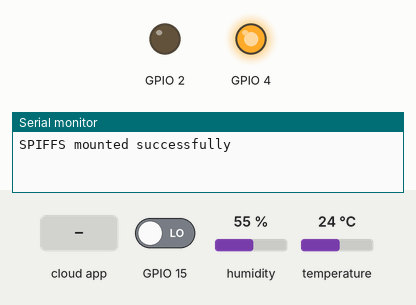
Recording of a sketch running on a simulated ESP32. On the bench: output pins drawn as LEDs (lit = HIGH), the last lines printed to the serial monitor. The inputs (shaded band) are chosen by the test bench; at power-on: GPIO 15 LOW, humidity 55 %, temperature 24 °C. WiFi joins after 1.5 s; servers stay silent unless stated; storage starts empty; the camera gives no picture; the Firebase database answers and starts empty.

Above: at 0.6 s.
At 4.6 s:
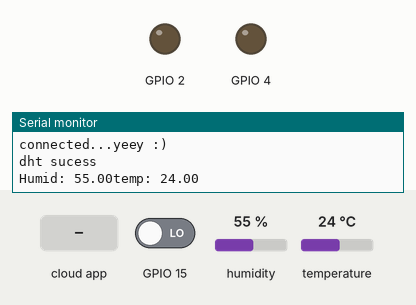
4.7 s: the phone or cloud app sets Trigger to 1
Timing chart, 0 to 7.7 s (numbered marks = the images above; inputs shaded):
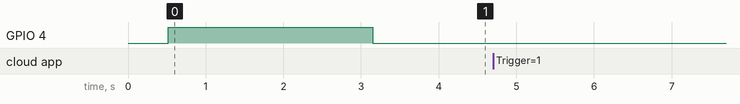

The sketch:

SmartCamera.ino
```cpp
#include"init.h"
#include <Arduino.h>
#include "FirebaseFunction.h"
#include "captureImage.h"

//Add max number of picutre
//Add return to 0 for count
#define uS_TO_S_FACTOR 1000000        /* Conversion factor for micro seconds to seconds */
#define TIME_TO_SLEEP 2              /* Time ESP32 will go to sleep for 5 minutes (in seconds) */


void setup() {
  pinMode(4,OUTPUT);
  pinMode(2,OUTPUT);
  pinMode(15,INPUT);
  digitalWrite(2,LOW);

  Serial.begin(115200);
  //---------------------------- Initalization -------------------------------------------
  initialization();

  startFirebase();

  startDHT();

  initCamera();
  //--------------------------- Setup Complete ---------------------------------------------
}
int timer = 0 ;
bool Read = 0;
RTC_DATA_ATTR unsigned int c = 0;
unsigned int previousT =   millis();
bool trigger = false;
bool BuzzerOn = true;
bool FlashOn = true;
bool lockMode = true;

void loop(){
  Read = digitalRead(15);
  if(Read ||(millis() - previousT >= 1000)){
  trigger = get_trigger();
  lockMode = get_status("lockMode");
  updateAliveStatus();
  sendDHT_Data();
  if(trigger || lockMode){

    //Serial.println(Read);
    //Serial.println(trigger);
    if (Read || trigger){
        BuzzerOn = get_status("Buzzer");
        FlashOn = get_status("Flash");
        digitalWrite(2,(Read || trigger) && BuzzerOn);
        digitalWrite(4,(Read|| trigger) && FlashOn);
      capturePhotoSaveSpiffs();
      //bool sendImageFailed = false;
      digitalWrite(4,false);

      //for (int i=0; i<5 && !sendImageFailed;i++ ){
      //  sendImageFailed =
      sendImage(c);
      //  delay(5000);
      //}


      c++;
      if(c > 50){
        c=0;
      }
//      esp_sleep_enable_timer_wakeup(TIME_TO_SLEEP * uS_TO_S_FACTOR); //go to sleep
//      Serial.println("Setup ESP32 to sleep for every " + String(TIME_TO_SLEEP) + " Seconds");
//      Serial.println("Going to sleep as normal now.");
//      esp_deep_sleep_start();

      digitalWrite(2,0);
    }
  }
  previousT = millis();
  }
}
```

FirebaseFunction.cpp
```cpp
#include "FirebaseFunction.h"
#include <Firebase_ESP_Client.h>
#include "addons/TokenHelper.h"
#include "addons/RTDBHelper.h"
#include <DHT.h>

DHT dht_sensor(DHT_SENSOR_PIN, DHT_SENSOR_TYPE);


//#include <time.h>
 FirebaseData fbdo;
 FirebaseAuth auth;
 FirebaseConfig config;
bool FirebaseStatus = false;

const char* photo_file = "/data/photo";
const char* extension = ".jpg";

void updateAliveStatus(){
  if(!get_status("CamStatus")){
    Firebase.RTDB.setBool(&fbdo, "test/CamStatus", true);
  }
}

void startDHT(){
    dht_sensor.begin();
    Serial.println("dht sucess");
}

bool startFirebase(){
  digitalWrite(4,HIGH);
    /* Assign the api key (required) */
  config.api_key = API_KEY;

  /* Assign the RTDB URL (required) */
  config.database_url = DATABASE_URL;
  auth.user.email = USER_EMAIL;
  auth.user.password = USER_PASSWORD;

  config.token_status_callback = tokenStatusCallback; //see addons/TokenHelper.h

  Firebase.begin(&config, &auth);
  Firebase.reconnectWiFi(true);
  uint8_t previousT =millis()/100;
  while(!FirebaseStatus){
    if(millis()-previousT*100>= 1000){
      FirebaseStatus = Firebase.RTDB.setBool(&fbdo, "test/CamStatus", true);
      previousT = millis()/100;
    }

  }
  Firebase.RTDB.allowMultipleRequests(true);
  digitalWrite(4,!FirebaseStatus); //Turn Off Flash Ligh
  return FirebaseStatus;
}

void sendDHT_Data(){
  dht_sensor.begin();
  float humi  = dht_sensor.readHumidity();
  float tempC = dht_sensor.readTemperature();
  Serial.println("Humid: "+ String(humi)+"temp: "+String(tempC));
  if ( isnan(tempC) || isnan(humi)) {
   humi = 0.0;
   tempC = 0.0;
  }
  if(!Firebase.RTDB.setFloat(&fbdo, "test/Humidity", humi) ||!Firebase.RTDB.setFloat(&fbdo, "test/Temperature", tempC)){
    Serial.println(fbdo.errorReason());
  }
}

bool get_status(const char* var){
  if (Firebase.RTDB.getBool(&fbdo, "/test/"+String(var))){
    return fbdo.to<bool>();
  }else{
    Serial.println(fbdo.errorReason());
    return false;
  }
}

bool get_trigger(){
  bool trigger = get_status("Trigger");
  if(trigger){
      Firebase.RTDB.setBool(&fbdo, "/test/Trigger",false);
  }
  return trigger;
}

bool sendImage(unsigned int counter){

    if (Firebase.ready()){
    Serial.print("Uploading picture... ");
    //time_t t = Firebase.getCurrentTime();
    //const char *str=ctime(&t);
    //snprintf(str, sizeof str, "%d,%02d,%02d_%02d:%02d:%02d",year(t),month(t),day(t),hour(t),minute(t),second(t));
    const char* filePath = (String(photo_file) + String(counter)+String(extension)).c_str();
    Serial.printf(filePath);
    //MIME type should be valid to avoid the download problem.
    //The file systems for flash and SD/SDMMC can be changed in FirebaseFS.h.
    if (Firebase.Storage.upload(&fbdo, STORAGE_BUCKET_ID /* Firebase Storage bucket id */, FILE_PHOTO /* path to local file */, mem_storage_type_flash /* memory storage type, mem_storage_type_flash and mem_storage_type_sd */, filePath /* path of remote file stored in the bucket */, "image/jpeg" /* mime type */)){
      Serial.printf("\nDownload URL: %s\n", fbdo.downloadURL().c_str());
      Firebase.RTDB.setInt(&fbdo, "test/count", counter);
    }
    else{
      Serial.println(fbdo.errorReason());
      //Firebase.RTDB.end(&fbdo);
      return false;
    }
    return true;
  }
}
```

FirebaseFunction.h
```cpp
#ifndef FIREBASEFUNCTION_H
#define FIREBASEFUNCTION_H


#define API_KEY "AIzaSyDNE_baNdoY1RaQtWiG_esWYr4e8aOFHKo"
#define DATABASE_URL "https://smartcamus-default-rtdb.firebaseio.com/"
#define STORAGE_BUCKET_ID "smartcamus.appspot.com"
#define USER_EMAIL "lychheang008@gmail.com"
#define USER_PASSWORD "123456"
#define FILE_PHOTO "/data/photo.jpg"

#define DHT_SENSOR_PIN  14
#define DHT_SENSOR_TYPE DHT22


void startDHT();
bool startFirebase();
bool sendImage(unsigned int counter);
bool get_status(const char* var);
bool get_trigger();
void updateAliveStatus();
void sendDHT_Data();

#endif
```

captureImage.cpp
```cpp
#include "captureImage.h"
bool checkPhoto( fs::FS &fs ) {
  File f_pic = fs.open( FILE_PHOTO );
  unsigned int pic_sz = f_pic.size();
  return ( pic_sz > 100 );
}

void capturePhotoSaveSpiffs( void ) {
  camera_fb_t * fb = NULL; // pointer
  bool ok = 0; // Boolean indicating if the picture has been taken correctly
  do {
    // Take a photo with the camera
    Serial.println("Taking a photo...");

    fb = esp_camera_fb_get();
    if (!fb) {
      Serial.println("Camera capture failed");
      return;
    }
    // Photo file name
    Serial.printf("Picture file name: %s\n", FILE_PHOTO);
    File file = SPIFFS.open(FILE_PHOTO, FILE_WRITE);
    // Insert the data in the photo file
    if (!file) {
      Serial.println("Failed to open file in writing mode");
    }
    else {
      file.write(fb->buf, fb->len); // payload (image), payload length
      Serial.print("The picture has been saved in ");
      Serial.print(FILE_PHOTO);
      Serial.print(" - Size: ");
      Serial.print(file.size());
      Serial.println(" bytes");
    }
    // Close the file
    file.close();
    esp_camera_fb_return(fb);

    // check if file has been correctly saved in SPIFFS
    ok = checkPhoto(SPIFFS);
  } while ( !ok );
}

void initCamera(){
 // OV2640 camera module
  camera_config_t config;
  config.ledc_channel = LEDC_CHANNEL_0;
  config.ledc_timer = LEDC_TIMER_0;
  config.pin_d0 = Y2_GPIO_NUM;
  config.pin_d1 = Y3_GPIO_NUM;
  config.pin_d2 = Y4_GPIO_NUM;
  config.pin_d3 = Y5_GPIO_NUM;
  config.pin_d4 = Y6_GPIO_NUM;
  config.pin_d5 = Y7_GPIO_NUM;
  config.pin_d6 = Y8_GPIO_NUM;
  config.pin_d7 = Y9_GPIO_NUM;
  config.pin_xclk = XCLK_GPIO_NUM;
  config.pin_pclk = PCLK_GPIO_NUM;
  config.pin_vsync = VSYNC_GPIO_NUM;
  config.pin_href = HREF_GPIO_NUM;
  config.pin_sscb_sda = SIOD_GPIO_NUM;
  config.pin_sscb_scl = SIOC_GPIO_NUM;
  config.pin_pwdn = PWDN_GPIO_NUM;
  config.pin_reset = RESET_GPIO_NUM;
  config.xclk_freq_hz = 20000000;
  config.pixel_format = PIXFORMAT_JPEG;

  if (psramFound()) {
    config.frame_size = FRAMESIZE_UXGA;
    config.jpeg_quality = 10;
    config.fb_count = 2;
  } else {
    config.frame_size = FRAMESIZE_SVGA;
    config.jpeg_quality = 12;
    config.fb_count = 1;
  }
  // Camera init
  esp_err_t err = esp_camera_init(&config);
  if (err != ESP_OK) {
    Serial.printf("Camera init failed with error 0x%x", err);
    ESP.restart();
  }
}
```

captureImage.h
```cpp
#ifndef CAPTUREIMAGE_H
#define CAPTUREIMAGE_H

#include "esp_camera.h"
#include "Arduino.h"
#include "soc/soc.h"           // Disable brownout problems
#include "soc/rtc_cntl_reg.h"  // Disable brownout problems
#include "driver/rtc_io.h"
#include <SPIFFS.h>
#include <FS.h>
#define FILE_PHOTO "/data/photo.jpg"

#define PWDN_GPIO_NUM     32
#define RESET_GPIO_NUM    -1
#define XCLK_GPIO_NUM      0
#define SIOD_GPIO_NUM     26
#define SIOC_GPIO_NUM     27
#define Y9_GPIO_NUM       35
#define Y8_GPIO_NUM       34
#define Y7_GPIO_NUM       39
#define Y6_GPIO_NUM       36
#define Y5_GPIO_NUM       21
#define Y4_GPIO_NUM       19
#define Y3_GPIO_NUM       18
#define Y2_GPIO_NUM        5
#define VSYNC_GPIO_NUM    25
#define HREF_GPIO_NUM     23
#define PCLK_GPIO_NUM     22

//This part of the code are heavily based on the code provided by the ESP CAM example

bool checkPhoto( fs::FS &fs );
void capturePhotoSaveSpiffs( void );
void initCamera();

#endif
```

init.cpp
```cpp
//Code based from https://randomnerdtutorials.com/esp32-esp8266-input-data-html-form/
//for making text field and SPIFFS save
#include "init.h"


void initialization(){
  if (!SPIFFS.begin(true)) {
    Serial.println("An Error has occurred while mounting SPIFFS");
    ESP.restart();
  }
  else {
    delay(500);
    Serial.println("SPIFFS mounted successfully");
  }
  WiFi.mode(WIFI_STA);
  WiFiManager wm;
  digitalWrite(4,HIGH);
  bool res;
   res = wm.autoConnect("AutoConnectAP","password"); // password protected ap

    if(!res) {
        Serial.println("Failed to connect");
        ESP.restart();
    }
    else {
        //if you get here you have connected to the WiFi
        Serial.println("connected...yeey :)");
    }
  digitalWrite(4,LOW); //Signaling Finish Setting up
}
```

init.h
```cpp
#ifndef INIT_H
#define INIT_H
#include <SPIFFS.h>
#include <WiFiManager.h>

void initialization();

#endif
```
